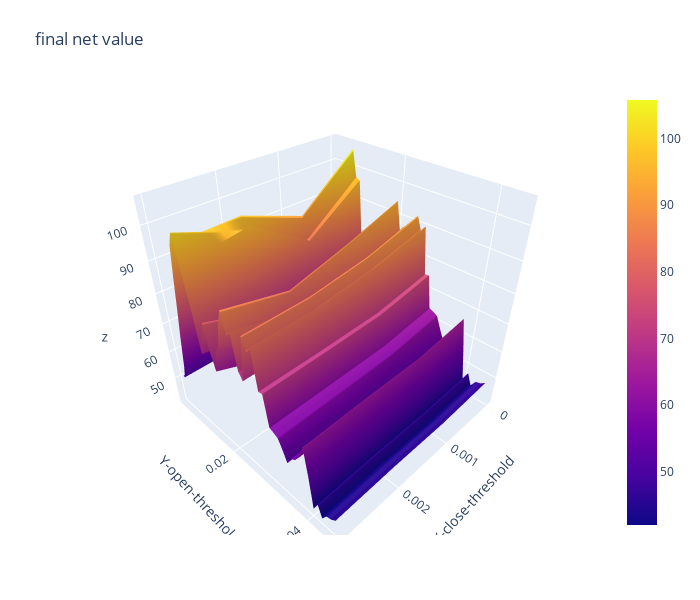

The cell this chart's notebook holds for it:
### Code cell
import plotly.graph_objects as go

x_data = df_final_nv.columns.to_list() # close threshold

y_data = df_final_nv.index.to_list() # open threshold

z_data = df_final_nv.copy(deep=True) # return per round

fig = go.Figure(data=[go.Surface(z=z_data.values,x=x_data,y=y_data)])

fig.update_layout(title="final net value", # 标题
                  autosize=False,  # 尺度自动缩放
                  width=700,  # 长宽
                  height=600,
                  margin=dict(l=65,r=50,b=65,t=90),  # 4个位置的距离
                  scene=dict(xaxis_title='X-close-threshold',yaxis_title='Y-open-threshold')
                 )

fig.show()

### Figure 1 — Plotly figure (JSON) as saved in the notebook; plotly's stock layout.template omitted (floating-point values rounded to 4 significant figures; data arrays with more than 128 entries replaced by an {"elided": "..."} marker saying what was removed)
{"data": [{"type": "surface", "x": [0, 0.001, 0.002, 0.003], "y": [0.0031, 0.0032, 0.0035, 0.004, 0.005, 0.006, 0.007, 0.008, 0.009, 0.01, 0.011, 0.012, 0.013, 0.014, 0.015, 0.016, 0.017, 0.018, 0.019, 0.02, 0.021, 0.022, 0.023, 0.024, 0.025, 0.026, 0.027, 0.028, 0.029, 0.03, 0.031, 0.032, 0.033, 0.034, 0.035, 0.036, 0.037, 0.038, 0.039, 0.04, 0.041, 0.042, 0.043, 0.044, 0.045], "z": {"elided": "45x4 float values"}}], "layout": {"autosize": false, "height": 600, "margin": {"b": 65, "l": 65, "r": 50, "t": 90}, "scene": {"xaxis": {"title": {"text": "X-close-threshold"}}, "yaxis": {"title": {"text": "Y-open-threshold"}}}, "title": {"text": "final net value"}, "width": 700}}
